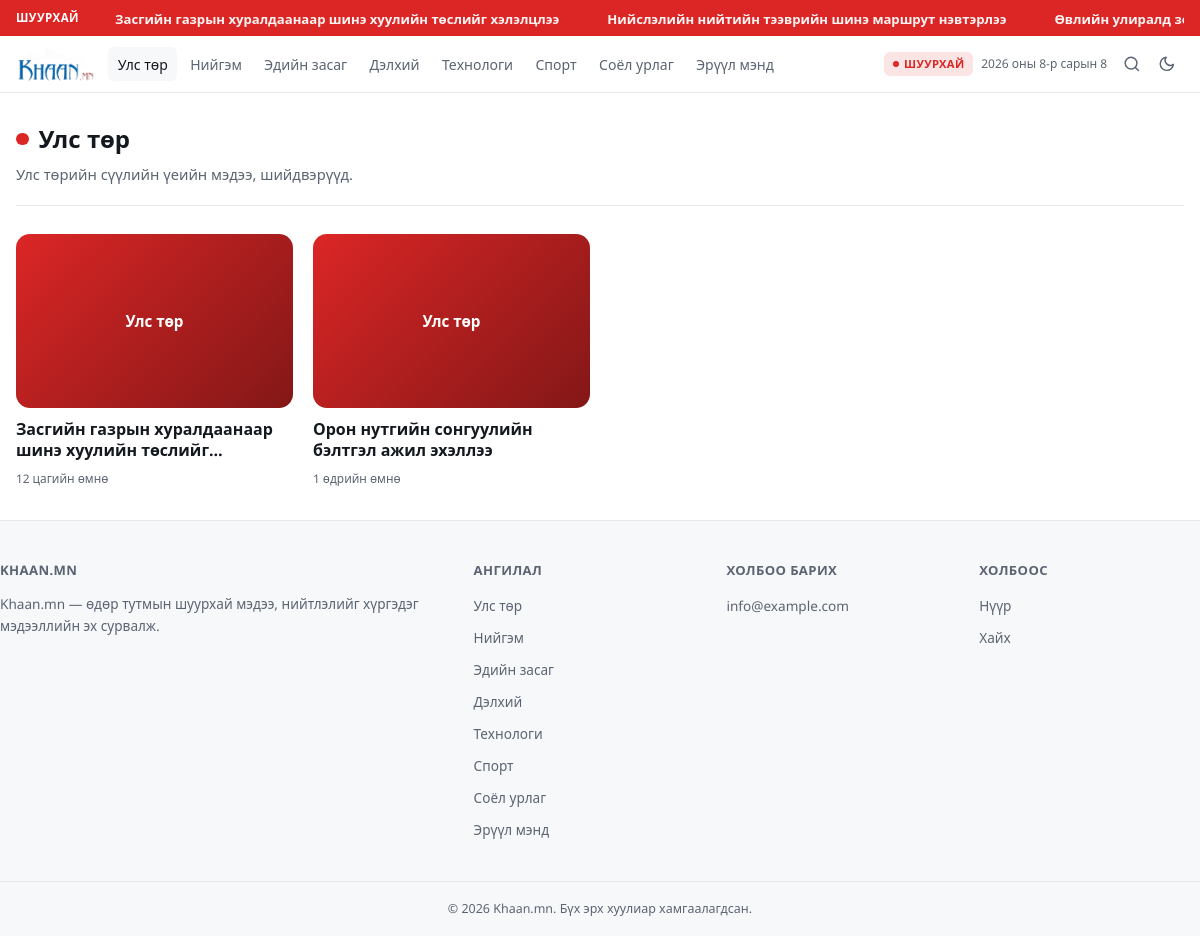
Page /category/улс-төр on the committed database.
### tables this page shows
CREATE TABLE IF NOT EXISTS articles (
  id                      INT UNSIGNED AUTO_INCREMENT PRIMARY KEY,
  title                   VARCHAR(255) NOT NULL,
  slug                    VARCHAR(255) NOT NULL UNIQUE,
  excerpt                 TEXT NULL,
  content                 LONGTEXT NOT NULL,
  content_text            LONGTEXT NULL,
  status                  ENUM('draft','scheduled','published','archived') NOT NULL DEFAULT 'draft',
  featured_image_url      VARCHAR(500) NULL,
  featured_image_caption  VARCHAR(300) NULL,
  video_url               VARCHAR(500) NULL,
  category_id             INT UNSIGNED NULL,
  author_name             VARCHAR(120) NULL,
  is_featured             TINYINT(1) NOT NULL DEFAULT 0,
  is_breaking             TINYINT(1) NOT NULL DEFAULT 0,
  is_hero                 TINYINT(1) NOT NULL DEFAULT 0,
  reading_time_min        SMALLINT UNSIGNED NOT NULL DEFAULT 1,
  view_count              INT UNSIGNED NOT NULL DEFAULT 0,
  seo_title               VARCHAR(200) NULL,
  seo_description         VARCHAR(320) NULL,
  source_name             VARCHAR(160) NULL,
  source_url              VARCHAR(500) NULL,
  published_at            DATETIME NULL,
  scheduled_at            DATETIME NULL,
  created_at              DATETIME NOT NULL DEFAULT CURRENT_TIMESTAMP,
  updated_at              DATETIME NOT NULL DEFAULT CURRENT_TIMESTAMP ON UPDATE CURRENT_TIMESTAMP,
  CONSTRAINT fk_articles_category FOREIGN KEY (category_id) REFERENCES categories(id) ON DELETE SET NULL,
  KEY idx_articles_status (status),
  KEY idx_articles_category (category_id),
  KEY idx_articles_published (published_at),
  KEY idx_articles_featured (is_featured),
  KEY idx_articles_breaking (is_breaking),
  KEY idx_articles_hero (is_hero),
  FULLTEXT KEY ft_articles_search (title, excerpt, content_text)
);

CREATE TABLE IF NOT EXISTS site_settings (
  id                        TINYINT UNSIGNED NOT NULL PRIMARY KEY DEFAULT 1,
  site_name                 VARCHAR(160) NOT NULL DEFAULT 'Монгол Мэдээ',
  logo_url                  VARCHAR(500) NULL,
  logo_dark_url             VARCHAR(500) NULL,
  favicon_url               VARCHAR(500) NULL,
  primary_color             VARCHAR(7) NOT NULL DEFAULT '#1d4ed8',
  contact_email             VARCHAR(190) NULL,
  contact_phone             VARCHAR(60) NULL,
  contact_address           VARCHAR(255) NULL,
  facebook_url              VARCHAR(300) NULL,
  twitter_url               VARCHAR(300) NULL,
  youtube_url               VARCHAR(300) NULL,
  instagram_url             VARCHAR(300) NULL,
  footer_description        TEXT NULL,
  seo_default_title         VARCHAR(200) NULL,
  seo_default_description   VARCHAR(320) NULL,
  analytics_id              VARCHAR(60) NULL,
  articles_per_page         TINYINT UNSIGNED NOT NULL DEFAULT 12,
  dark_mode_enabled         TINYINT(1) NOT NULL DEFAULT 1,
  maintenance_mode          TINYINT(1) NOT NULL DEFAULT 0,
  maintenance_message       TEXT NULL,
  updated_at                DATETIME NOT NULL DEFAULT CURRENT_TIMESTAMP ON UPDATE CURRENT_TIMESTAMP
);

CREATE TABLE IF NOT EXISTS categories (
  id          INT UNSIGNED AUTO_INCREMENT PRIMARY KEY,
  name        VARCHAR(120) NOT NULL,
  slug        VARCHAR(160) NOT NULL UNIQUE,
  description TEXT NULL,
  color       VARCHAR(7) NOT NULL DEFAULT '#1d4ed8',
  image_url   VARCHAR(500) NULL,
  sort_order  INT NOT NULL DEFAULT 0,
  is_active   TINYINT(1) NOT NULL DEFAULT 1,
  created_at  DATETIME NOT NULL DEFAULT CURRENT_TIMESTAMP,
  updated_at  DATETIME NOT NULL DEFAULT CURRENT_TIMESTAMP ON UPDATE CURRENT_TIMESTAMP,
  KEY idx_categories_sort (sort_order),
  KEY idx_categories_active (is_active)
);

### includes/functions.php (called while the page is built, shortened)
<?php
function e(?string $value): string
{
    return htmlspecialchars($value ?? '', ENT_QUOTES, 'UTF-8');
}
function base_path(string $path = ''): string
{
    return BASE_PATH . $path;
}
function asset(string $path): string
{
    return base_path($path);
}
function url_home(): string
{
    return base_path('/');
}
function resolve_media_url(?string $url): string
{
    return preg_match('#^https?://#i', $url) ? $url : base_path($url);
}
function url_news(string $slug): string
{
    return PRETTY_URLS
        ? base_path('/news/' . rawurlencode($slug))
        : base_path('/news.php?slug=' . urlencode($slug));
}
function url_category(string $slug): string
{
    return PRETTY_URLS
        ? base_path('/category/' . rawurlencode($slug))
        : base_path('/category.php?slug=' . urlencode($slug));
}
function url_search(string $query = ''): string
{
    $qs = $query !== '' ? ('?q=' . urlencode($query)) : '';
    return base_path('/search.php' . $qs);
}
function format_mn_date($date): string
{
    $d = $date instanceof DateTimeInterface ? $date : new DateTime((string) $date);
    return $d->format('Y') . ' оны ' . MN_MONTHS[(int) $d->format('n') - 1] . 'ын ' . (int) $d->format('j');
}
function format_relative_mn($date): string
{
    $d = $date instanceof DateTimeInterface ? $date : new DateTime((string) $date);
    $diff = time() - $d->getTimestamp();
    $minutes = intdiv($diff, 60);
    $hours = intdiv($minutes, 60);
    if ($hours < 24) {
        return $hours . ' цагийн өмнө';
    }
    $days = intdiv($hours, 24);
    if ($days < 7) {
        return $days . ' өдрийн өмнө';
    }
    return format_mn_date($d);
}

### includes/settings.php (called while the page is built, shortened)
<?php
function load_site_settings(PDO $pdo): array
{
    $row = $pdo->query('SELECT * FROM site_settings WHERE id = 1')->fetch();
    $cache = $row;
    return $cache;
}

### includes/bootstrap.php (called while the page is built, shortened)
<?php
require_once __DIR__ . '/db.php';
require_once __DIR__ . '/functions.php';
require_once __DIR__ . '/settings.php';
$settings = load_site_settings($pdo);

### includes/article-card.php (the view, shortened to what this page needs)
<?php
function article_image_block(array $article, string $ratioClass = 'ratio-16-10', bool $hoverable = true): string
{
    $classes = 'img-wrap ' . $ratioClass . ($hoverable ? ' is-hoverable' : '');
    $color = $article['category_color'] ?? '#1d4ed8';
    $label = $article['category_name'] ?? 'Мэдээ';
    return '<div class="' . $classes . '"><div class="img-fallback" style="--fallback-color:' . e($color) . '">' . e($label) . '</div></div>';
}
function article_meta_date(array $article): string
{
    return e(format_relative_mn($article['published_at'] ?? $article['created_at']));
}
function render_card_grid(array $article): string
{
    return '<a href="' . e(url_news($article['slug'])) . '" class="card-grid-item">'
        . article_image_block($article, 'ratio-16-10')
        . '<h3 class="card-grid-item__title line-clamp-2">' . e($article['title']) . '</h3>'
        . '<div class="meta" style="margin-top:.5rem"><span>' . article_meta_date($article) . '</span></div>'
        . '</a>';
}

### includes/header.php (shortened to what this page needs)
<?php
$siteName = $settings['site_name'] ?? 'Мэдээний сайт';
$activeCategories = $pdo->query(
    'SELECT id, name, slug, color FROM categories WHERE is_active = 1 ORDER BY sort_order ASC, name ASC'
)->fetchAll();
$breakingArticles = $pdo->query(
    "SELECT id, title, slug FROM articles WHERE status = 'published' AND is_breaking = 1 ORDER BY published_at DESC LIMIT 8"
)->fetchAll();
$currentPath = strtok($_SERVER['REQUEST_URI'] ?? '', '?');
?><!doctype html>
<html lang="mn">
<head>
<link rel="stylesheet" href="<?= e(asset('/assets/css/style.css')) ?>">
</head>
<body>
<?php if ($breakingArticles): ?>
<div class="breaking-bar">
  <div class="container breaking-bar__inner">
    <span class="breaking-bar__label">Шуурхай</span>
    <div class="breaking-bar__viewport">
      <div class="breaking-bar__track">
        <?php foreach (array_merge($breakingArticles, $breakingArticles) as $b): ?>
          <a href="<?= e(url_news($b['slug'])) ?>"><?= e($b['title']) ?></a>
        <?php endforeach; ?>
      </div>
    </div>
  </div>
</div>
<?php endif; ?>
<header class="site-header">
  <div class="container site-header__inner">
    <a href="<?= e(url_home()) ?>" class="logo">
      <?php if (!empty($settings['logo_url']) || !empty($settings['logo_dark_url'])): ?>
        <?php $logoLight = $settings['logo_url'] ?? ''; $logoDarkVariant = $settings['logo_dark_url'] ?? ''; ?>
        <img src="<?= e(resolve_media_url($logoLight ?: $logoDarkVariant)) ?>" alt="<?= e($siteName) ?>" class="logo-light">
      <?php else: ?>
        <span style="font-weight:800;font-size:1.15rem;color:var(--foreground)"><?= e($siteName) ?></span>
      <?php endif; ?>
    </a>
    <nav class="main-nav no-scrollbar" aria-label="Ангилал">
      <?php foreach ($activeCategories as $cat): ?>
        <a href="<?= e(url_category($cat['slug'])) ?>" class="<?= str_starts_with($currentPath, url_category($cat['slug'])) ? 'is-active' : '' ?>"><?= e($cat['name']) ?></a>
      <?php endforeach; ?>
    </nav>
    <div class="header-actions">
      <?php if ($breakingArticles): ?>
        <span class="badge badge-breaking" style="margin-right:.4rem"><span class="dot"></span>Шуурхай</span>
      <?php endif; ?>
      <span class="header-date"><?= e(format_mn_date(new DateTime())) ?></span>
      <a href="<?= e(url_search()) ?>" class="icon-btn" aria-label="Нийтлэл хайх">
        <svg viewBox="0 0 24 24" fill="none" stroke="currentColor" stroke-width="2" stroke-linecap="round" stroke-linejoin="round"><circle cx="11" cy="11" r="8"/><line x1="21" y1="21" x2="16.65" y2="16.65"/></svg>
      </a>
      <?php if (!empty($settings['dark_mode_enabled'])): ?>
      <button type="button" class="icon-btn" data-theme-toggle aria-label="Өнгө солих">
        <svg class="icon-moon" viewBox="0 0 24 24" fill="none" stroke="currentColor" stroke-width="2" stroke-linecap="round" stroke-linejoin="round"><path d="M21 12.79A9 9 0 1 1 11.21 3 7 7 0 0 0 21 12.79z"/></svg>
      </button>
      <?php endif; ?>
    </div>
  </div>
</header>
<main id="main-content">

### category.php (shortened to what this page needs)
<?php
require_once __DIR__ . '/includes/bootstrap.php';
require_once __DIR__ . '/includes/article-card.php';
$slug = $_GET['slug'] ?? '';
$catStmt = $pdo->prepare('SELECT * FROM categories WHERE slug = :slug AND is_active = 1 LIMIT 1');
$catStmt->execute([':slug' => $slug]);
$category = $catStmt->fetch();
    ?>
    <?php
$perPage = max(4, min(48, (int) ($settings['articles_per_page'] ?? 12)));
$page = max(1, (int) ($_GET['page'] ?? 1));
$offset = ($page - 1) * $perPage;
$listStmt = $pdo->prepare(
    "SELECT " . ARTICLE_LIST_SELECT . " WHERE a.status = 'published' AND a.category_id = :cid ORDER BY a.published_at DESC LIMIT :lim OFFSET :off"
);
$listStmt->bindValue(':cid', $category['id'], PDO::PARAM_INT);
$listStmt->bindValue(':lim', $perPage, PDO::PARAM_INT);
$listStmt->bindValue(':off', $offset, PDO::PARAM_INT);
$listStmt->execute();
$articles = $listStmt->fetchAll();
require __DIR__ . '/includes/header.php';
?>
<div class="container">
  <div class="page-header">
    <h1 class="page-header__title"><span class="page-header__badge" style="background:<?= e($category['color']) ?>"></span><?= e($category['name']) ?></h1>
    <?php if (!empty($category['description'])): ?><p class="page-header__desc"><?= e($category['description']) ?></p><?php endif; ?>
  </div>
  <?php if ($articles): ?>
    <div class="grid cols-4">
      <?php foreach ($articles as $a): ?><div><?= render_card_grid($a) ?></div><?php endforeach; ?>
    </div>
  <?php endif; ?>
</div>
<?php require __DIR__ . '/includes/footer.php'; ?>

### includes/footer.php (shortened to what this page needs)
</main>
<footer class="site-footer">
  <div class="container footer-grid">
    <div class="footer-col">
      <h4><?= e($siteName) ?></h4>
      <?php if (!empty($settings['footer_description'])): ?>
        <p><?= nl2br(e($settings['footer_description'])) ?></p>
      <?php endif; ?>
    </div>
    <?php if (!empty($activeCategories)): ?>
    <div class="footer-col">
      <h4>Ангилал</h4>
      <ul>
        <?php foreach (array_slice($activeCategories, 0, 8) as $cat): ?>
          <li><a href="<?= e(url_category($cat['slug'])) ?>"><?= e($cat['name']) ?></a></li>
        <?php endforeach; ?>
      </ul>
    </div>
    <?php endif; ?>
    <?php if (!empty($settings['contact_email']) || !empty($settings['contact_phone']) || !empty($settings['contact_address'])): ?>
    <div class="footer-col">
      <h4>Холбоо барих</h4>
      <ul>
        <?php if (!empty($settings['contact_email'])): ?><li><a href="mailto:<?= e($settings['contact_email']) ?>"><?= e($settings['contact_email']) ?></a></li><?php endif; ?>
      </ul>
    </div>
    <?php endif; ?>
    <div class="footer-col">
      <h4>Холбоос</h4>
      <ul>
        <li><a href="<?= e(url_home()) ?>">Нүүр</a></li>
        <li><a href="<?= e(url_search()) ?>">Хайх</a></li>
      </ul>
    </div>
  </div>
  <div class="footer-bottom">
    &copy; <?= date('Y') ?> <?= e($siteName) ?>. Бүх эрх хуулиар хамгаалагдсан.
  </div>
</footer>
</body>
</html>

### rows in the picture
articles: title "Засгийн газрын хуралдаанаар шинэ хуулийн төслийг хэлэлцлээ", category.name "Улс төр", title "Засгийн газрын хуралдаанаар шинэ хуулийн…", published_at "12 цагийн өмнө"
articles: title "Нийслэлийн нийтийн тээврийн шинэ маршрут нэвтэрлээ"
articles: title "Өвлийн улиралд…"
site_settings: logo_url (picture), site_name "KHAAN.MN", footer_description "Khaan.mn — өдөр тутмын шуурхай мэдээ, нийтлэлийг хүргэдэг мэдээллийн эх сурвалж.", contact_email "info@example.com", site_name "Khaan.mn"
categories: name "Улс төр", description "Улс төрийн сүүлийн үеийн мэдээ, шийдвэрүүд."
categories: name "Нийгэм"
categories: name "Эдийн засаг"
categories: name "Дэлхий"
categories: name "Технологи"
categories: name "Спорт"
categories: name "Соёл урлаг"
categories: name "Эрүүл мэнд"
articles: category.name "Улс төр", title "Орон нутгийн сонгуулийн бэлтгэл ажил эхэллээ", published_at "1 өдрийн өмнө"
